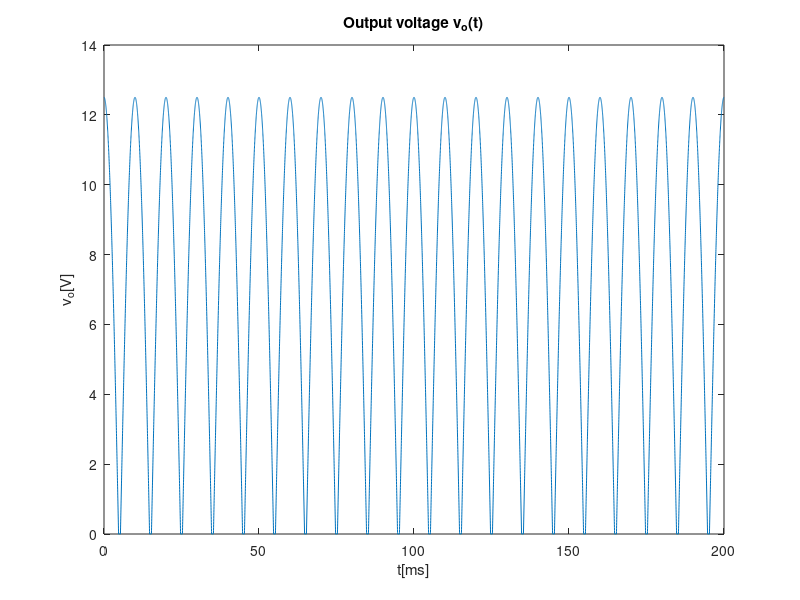
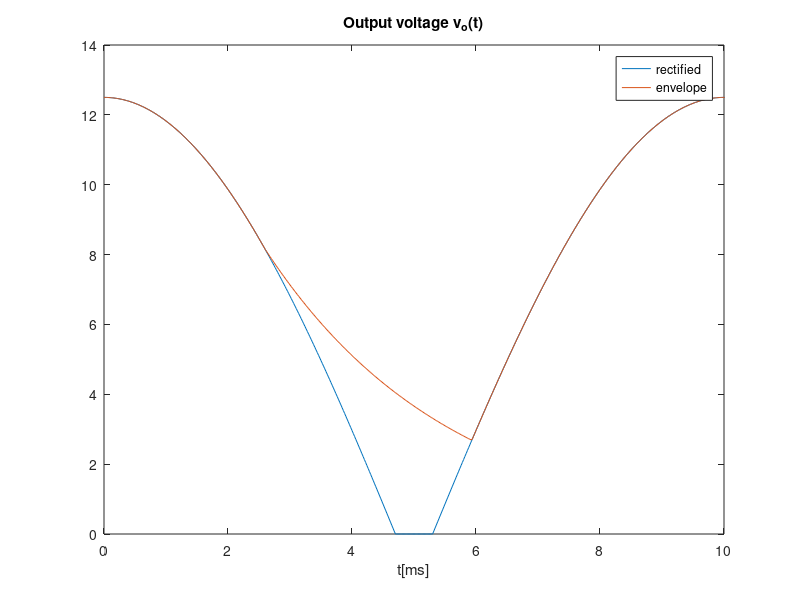
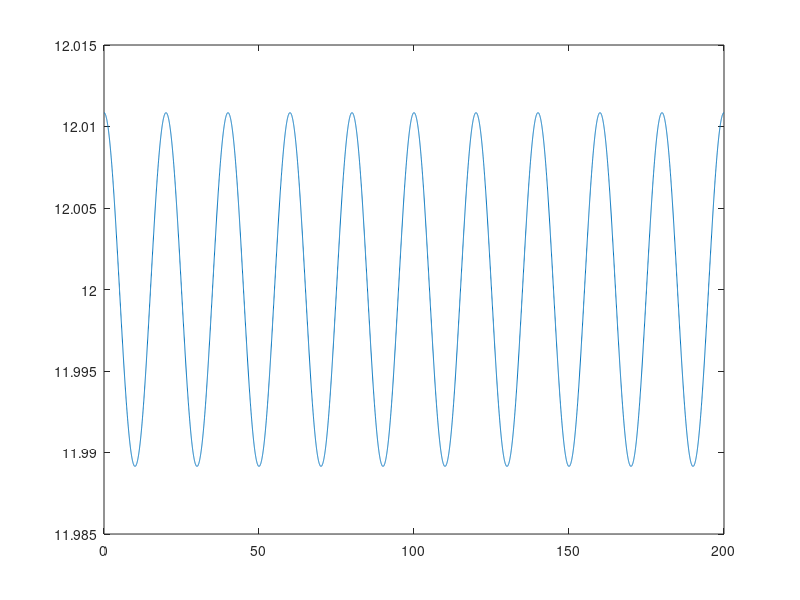
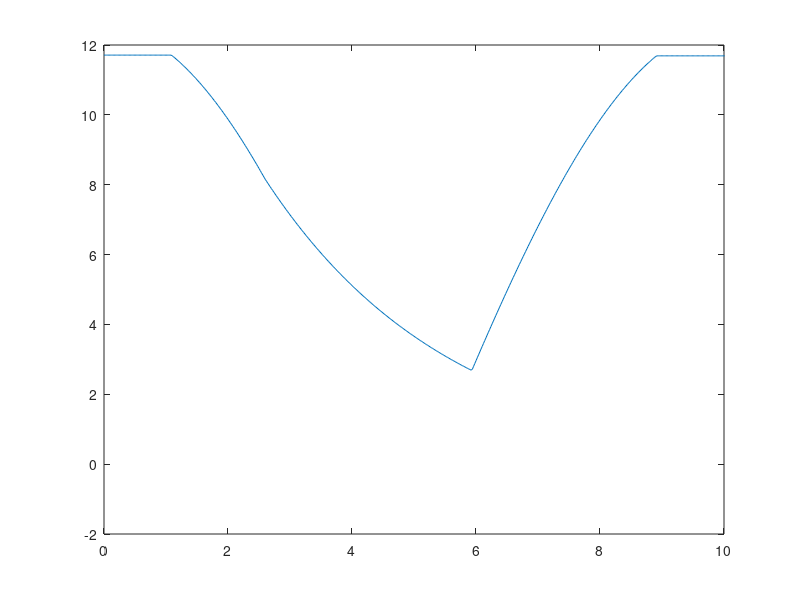

Recreate these plots in MATLAB, in order.
close all 
clear all
vT=25e-3;
f=50;
w=2*pi*f;
RON=80;
R=1.5e3;
C=2e-6;
vON=0.65;

t=linspace(0, 0.2, 10000);
A = 13.8;
vS=A*cos(w*t);
vOhr= zeros(1,length(t));
for i=1:length(t)
  if(vS(i) >= 2*vON)
    vOhr(i) = vS(i) - 2*vON;
  elseif (vS(i)<= -2*vON)
    vOhr(i) = -vS(i) - 2*vON;
  else
    vOhr(i) = 0;
  endif 
endfor

figure
plot(t*1000, vOhr)
title("Output voltage v_o(t)")
xlabel ("t[ms]")
ylabel ("v_o[V]")
print ("vo.eps", "-depsc");

%envelope detector
tOFF=atan(1/(w*R*C))/w
	 
vOnexp = (A*cos(w*tOFF)- 2*vON)*exp(-(t-tOFF)/(R*C));

figure

plot(t*1000, vOhr)
hold
T=1/f
for i=1:length(t)
if t(i) < tOFF
	vO(i) = vOhr(i);
  elseif vOnexp(i) > vOhr(i)
   vO(i) = vOnexp(i);
  else 
    vO(i) = vOhr(i);
  endif
endfor

plot(t*1000, vO)
axis ([0 10])
title("Output voltage v_o(t)")
xlabel ("t[ms]")
legend("rectified","envelope")
print ("venvlope.eps", "-depsc");



%lpf response
Is=1e-12;
vT=25e-3;
vON=0.65;
Vd = 12/18;
vlim =18*vON;
rd=vT/(Is*exp(Vd/vT))
vo =18*rd/(R+18*rd)*A*cos(w*t);
figure;
title("Output voltage v_o(t)")
xlabel ("t[ms]")
ylabel ("v_{lpf}[V]")
%limit
for i=1:length(t)
  if vO(i) > vlim
    vO(i) = vlim;
  elseif vO(i) < -vlim
    vO(i) = -vlim;
  endif
endfor
VO=12;
vOr=VO+vo;
plot(t*1000, vOr);
print ("vregulator.eps", "-depsc");


vOf=vO+vo;

plot(t*1000, vOf);
axis ([0 10])
print ("vfinal.eps", "-depsc");